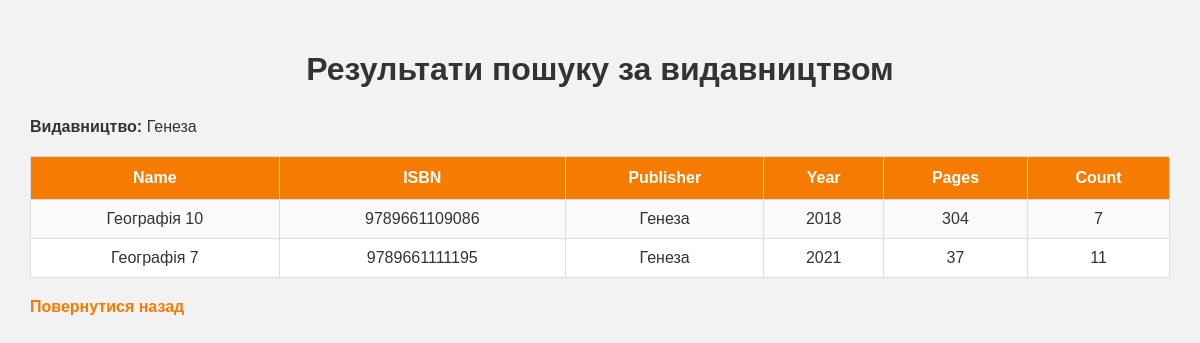
Screenshot of /publisher.php?publisher=Генеза with the database file from the repository.
### tables this page shows
CREATE TABLE `literature` (
  `Id` int NOT NULL,
  `NAME` varchar(60) NOT NULL,
  `DAT` datetime DEFAULT NULL,
  `YEAR` int DEFAULT NULL,
  `PUBLISHER` varchar(60) DEFAULT NULL,
  `QUANTITY` int DEFAULT NULL,
  `ISBN` bigint UNSIGNED DEFAULT NULL,
  `NUMBER` int DEFAULT NULL,
  `LITERATE` varchar(60) DEFAULT NULL,
  `FID_RES` int DEFAULT NULL
);

### publisher.php (the view, shortened to what this page needs)
<?php
require_once 'db.php';
$publisher = $_GET['publisher'] ?? '';
$sql = "SELECT NAME, ISBN, PUBLISHER, YEAR, NUMBER, QUANTITY
        FROM literature
        WHERE PUBLISHER = :publisher AND LITERATE = 'Book'
        ORDER BY NAME";
$stmt = $pdo->prepare($sql);
$stmt->bindValue(':publisher', $publisher, PDO::PARAM_STR);
$stmt->execute();
$rows = $stmt->fetchAll();
?>
<!DOCTYPE html>
<html lang="uk">
<head>
    <link rel="stylesheet" href="style.css">
</head>
<body>
    <h1>Результати пошуку за видавництвом</h1>
    <p><b>Видавництво:</b> <?= htmlspecialchars($publisher) ?></p>
    <?php if ($rows): ?>
        <table>
            <tr>
                <th>Name</th>
                <th>ISBN</th>
                <th>Publisher</th>
                <th>Year</th>
                <th>Pages</th>
                <th>Count</th>
            </tr>
            <?php foreach ($rows as $row): ?>
                <tr>
                    <td><?= htmlspecialchars($row['NAME']) ?></td>
                    <td><?= htmlspecialchars($row['ISBN']) ?></td>
                    <td><?= htmlspecialchars($row['PUBLISHER']) ?></td>
                    <td><?= htmlspecialchars($row['YEAR']) ?></td>
                    <td><?= htmlspecialchars($row['NUMBER']) ?></td>
                    <td><?= htmlspecialchars($row['QUANTITY']) ?></td>
                </tr>
            <?php endforeach; ?>
        </table>
    <?php else: ?>
        <p>Нічого не знайдено.</p>
    <?php endif; ?>
    <p><a href="index.php">Повернутися назад</a></p>
</body>
</html>

### style.css (style rules this page uses)
body { font-family: Arial, sans-serif; background: #f2f2f2; margin: 0; padding: 30px; color: #333; }
h1 { text-align: center; color: #333; margin-bottom: 30px; }
p { margin: 10px 0 20px; }
table { width: 100%; max-width: 1200px; margin: 20px auto; border-collapse: collapse; background: #ffffff; border: 1px solid #d9d9d9; }
th { background: #f57c00; color: white; padding: 12px 10px; text-align: center; border: 1px solid #dddddd; }
td { padding: 10px; text-align: center; border: 1px solid #dddddd; }
tr:nth-child(even) { background: #fafafa; }
a { color: #f57c00; text-decoration: none; font-weight: bold; }

### rows the page displays
literature: NAME "Географiя 10", ISBN "9789661109086", PUBLISHER "Генеза", YEAR "2018", NUMBER "304", QUANTITY "7"
literature: NAME "Географія 7", ISBN "9789661111195", PUBLISHER "Генеза", YEAR "2021", NUMBER "37", QUANTITY "11"

### other values shown
$publisher "Генеза"
